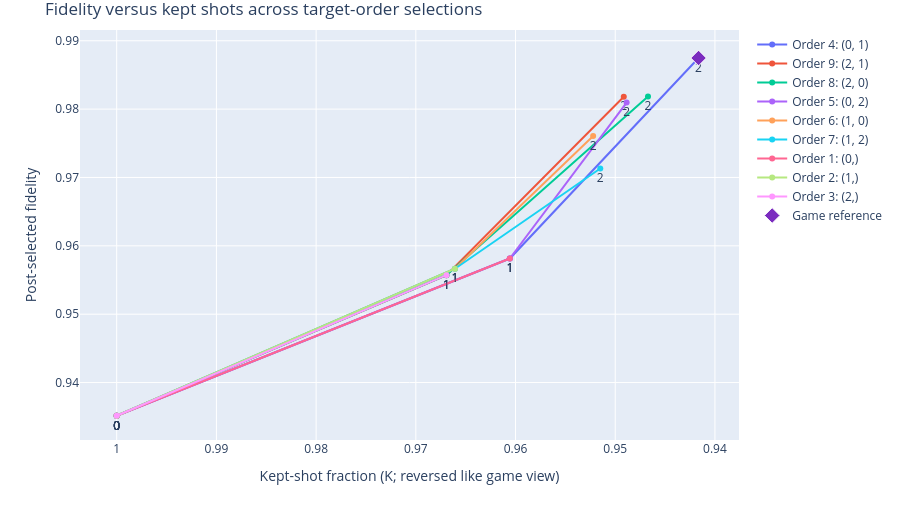

This figure's notebook cell:
### Code cell
# 4) Fidelity vs kept-shot fraction: one trace per requested target-order selection,
# with markers labelled by the number of checks (matching the in-game frontier).
print("Fidelity vs kept shots")
frontier_fig = go.Figure()
all_selection_scores = results.groupby("Selection index")["Trade-off error (lower is better)"].min().sort_values()
VIS_MAX_FRONTIER_LINES = 40  # edit for more/less detail; the Pareto plot below uses every configuration.
selected_orders = list(all_selection_scores.index[:VIS_MAX_FRONTIER_LINES])
for j, selection_idx in enumerate(selected_orders):
    group = results[results["Selection index"] == selection_idx].sort_values("Checks inserted")
    if group.empty:
        continue
    # Add the no-check starting point, like the marginal curve exposed by each game run.
    x = [float(session.baseline["K"])] + (group["Kept shots (%)"].to_numpy(dtype=float) / 100).tolist()
    y = [float(session.baseline["F"])] + group["Fidelity"].to_numpy(dtype=float).tolist()
    labels = ["0"] + group["Checks inserted"].astype(str).tolist()
    targets = group.iloc[0]["Requested target order"]
    frontier_fig.add_trace(go.Scatter(
        x=x, y=y, mode="lines+markers+text", text=labels, textposition="bottom center",
        name=f"Order {selection_idx}: {targets}", line=dict(color=PLOT_PALETTE[j % len(PLOT_PALETTE)]),
        customdata=[[0, float(session.baseline["error"])]] + [
            [int(r["Checks inserted"]), float(r["Trade-off error (lower is better)"])] for _, r in group.iterrows()
        ], hovertemplate="%{customdata[0]} check(s)<br>K=%{x:.3f}<br>F=%{y:.3f}<br>objective=%{customdata[1]:.4f}<extra></extra>"
    ))
# Clearly mark the game reference, if it is distinct from the no-check start.
frontier_fig.add_trace(go.Scatter(
    x=[float(session.par["K"])], y=[float(session.par["F"])], mode="markers",
    marker=dict(size=12, symbol="diamond", color="#7b2cbf", line=dict(width=1, color="white")),
    name="Game reference"
))
frontier_fig.update_layout(
    xaxis=dict(title="Kept-shot fraction (K; reversed like game view)", autorange="reversed"),
    yaxis_title="Post-selected fidelity", height=520, margin=dict(t=30),
    title="Fidelity versus kept shots across target-order selections"
)
frontier_fig.show()
if len(all_selection_scores) > len(selected_orders):
    print(f"For readability, the frontier plots the {len(selected_orders)} best selection orders. "
          "The tables and Pareto plot below still use every completed configuration.")

### Figure 1 — Plotly figure (JSON) as saved in the notebook; plotly's stock layout.template omitted (floating-point values rounded to 4 significant figures)
{"data": [{"customdata": [[0, 0.09648], [1, 0.07412], [2, 0.04511]], "hovertemplate": "%{customdata[0]} check(s)<br>K=%{x:.3f}<br>F=%{y:.3f}<br>objective=%{customdata[1]:.4f}<extra></extra>", "line": {"color": "#636EFA"}, "mode": "lines+markers+text", "name": "Order 4: (0, 1)", "text": ["0", "1", "2"], "textposition": "bottom center", "type": "scatter", "x": [1, 0.9606, 0.9416], "y": [0.9351, 0.9581, 0.9875]}, {"customdata": [[0, 0.09648], [1, 0.07645], [2, 0.05064]], "hovertemplate": "%{customdata[0]} check(s)<br>K=%{x:.3f}<br>F=%{y:.3f}<br>objective=%{customdata[1]:.4f}<extra></extra>", "line": {"color": "#EF553B"}, "mode": "lines+markers+text", "name": "Order 9: (2, 1)", "text": ["0", "1", "2"], "textposition": "bottom center", "type": "scatter", "x": [1, 0.9669, 0.9491], "y": [0.9351, 0.9557, 0.9818]}, {"customdata": [[0, 0.09648], [1, 0.07645], [2, 0.05065]], "hovertemplate": "%{customdata[0]} check(s)<br>K=%{x:.3f}<br>F=%{y:.3f}<br>objective=%{customdata[1]:.4f}<extra></extra>", "line": {"color": "#00CC96"}, "mode": "lines+markers+text", "name": "Order 8: (2, 0)", "text": ["0", "1", "2"], "textposition": "bottom center", "type": "scatter", "x": [1, 0.9669, 0.9467], "y": [0.9351, 0.9557, 0.9819]}, {"customdata": [[0, 0.09648], [1, 0.07412], [2, 0.05151]], "hovertemplate": "%{customdata[0]} check(s)<br>K=%{x:.3f}<br>F=%{y:.3f}<br>objective=%{customdata[1]:.4f}<extra></extra>", "line": {"color": "#AB63FA"}, "mode": "lines+markers+text", "name": "Order 5: (0, 2)", "text": ["0", "1", "2"], "textposition": "bottom center", "type": "scatter", "x": [1, 0.9606, 0.9489], "y": [0.9351, 0.9581, 0.981]}, {"customdata": [[0, 0.09648], [1, 0.07552], [2, 0.05635]], "hovertemplate": "%{customdata[0]} check(s)<br>K=%{x:.3f}<br>F=%{y:.3f}<br>objective=%{customdata[1]:.4f}<extra></extra>", "line": {"color": "#FFA15A"}, "mode": "lines+markers+text", "name": "Order 6: (1, 0)", "text": ["0", "1", "2"], "textposition": "bottom center", "type": "scatter", "x": [1, 0.9661, 0.9522], "y": [0.9351, 0.9567, 0.9761]}, {"customdata": [[0, 0.09648], [1, 0.07552], [2, 0.06111]], "hovertemplate": "%{customdata[0]} check(s)<br>K=%{x:.3f}<br>F=%{y:.3f}<br>objective=%{customdata[1]:.4f}<extra></extra>", "line": {"color": "#19D3F3"}, "mode": "lines+markers+text", "name": "Order 7: (1, 2)", "text": ["0", "1", "2"], "textposition": "bottom center", "type": "scatter", "x": [1, 0.9661, 0.9515], "y": [0.9351, 0.9567, 0.9713]}, {"customdata": [[0, 0.09648], [1, 0.07412]], "hovertemplate": "%{customdata[0]} check(s)<br>K=%{x:.3f}<br>F=%{y:.3f}<br>objective=%{customdata[1]:.4f}<extra></extra>", "line": {"color": "#FF6692"}, "mode": "lines+markers+text", "name": "Order 1: (0,)", "text": ["0", "1"], "textposition": "bottom center", "type": "scatter", "x": [1, 0.9606], "y": [0.9351, 0.9581]}, {"customdata": [[0, 0.09648], [1, 0.07552]], "hovertemplate": "%{customdata[0]} check(s)<br>K=%{x:.3f}<br>F=%{y:.3f}<br>objective=%{customdata[1]:.4f}<extra></extra>", "line": {"color": "#B6E880"}, "mode": "lines+markers+text", "name": "Order 2: (1,)", "text": ["0", "1"], "textposition": "bottom center", "type": "scatter", "x": [1, 0.9661], "y": [0.9351, 0.9567]}, {"customdata": [[0, 0.09648], [1, 0.07645]], "hovertemplate": "%{customdata[0]} check(s)<br>K=%{x:.3f}<br>F=%{y:.3f}<br>objective=%{customdata[1]:.4f}<extra></extra>", "line": {"color": "#FF97FF"}, "mode": "lines+markers+text", "name": "Order 3: (2,)", "text": ["0", "1"], "textposition": "bottom center", "type": "scatter", "x": [1, 0.9669], "y": [0.9351, 0.9557]}, {"marker": {"color": "#7b2cbf", "line": {"color": "white", "width": 1}, "size": 12, "symbol": "diamond"}, "mode": "markers", "name": "Game reference", "type": "scatter", "x": [0.9416], "y": [0.9875]}], "layout": {"height": 520, "margin": {"t": 30}, "title": {"text": "Fidelity versus kept shots across target-order selections"}, "xaxis": {"autorange": "reversed", "title": {"text": "Kept-shot fraction (K; reversed like game view)"}}, "yaxis": {"title": {"text": "Post-selected fidelity"}}}}
